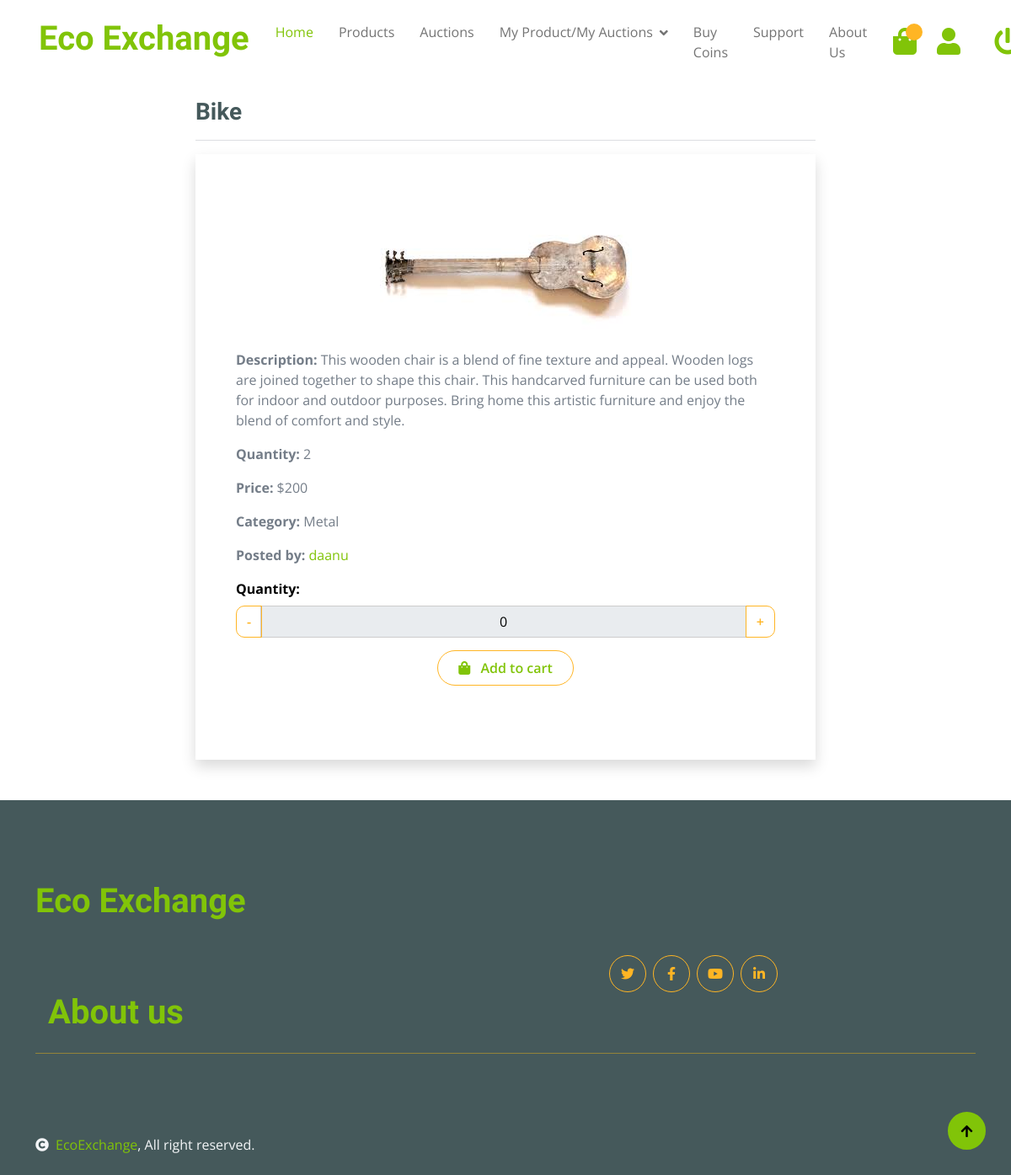
The page /product/6 (signed in) on the database its author committed.
### product/models.py (models this page shows, shortened)
class Product(models.Model):
    CATEGORY_CHOICES = [
        ('PAPER', 'Paper'),
        ('PLASTIC', 'Plastic'),
        ('GLASS', 'Glass'),
        ('METAL', 'Metal'),
        ('ELECTRONICS', 'Electronics'),
        ('ORGANIC', 'Organic'),
        ('TEXTILES', 'Textiles'),
        ('BATTERIES', 'Batteries'),
        ('WOOD', 'Wood'),
        ('RUBBER', 'Rubber'),
        ('MIXED_MATERIALS', 'Mixed Materials'),
    ]
    product_id = models.AutoField(primary_key=True)
    product_name = models.CharField(max_length=255)
    product_description = models.TextField()
    image = models.ImageField(upload_to='img/')
    quantity = models.IntegerField(validators=[MinValueValidator(1)])
    price = models.IntegerField(validators=[MinValueValidator(1)])
    category = models.CharField(max_length=50, choices=CATEGORY_CHOICES)
    user = models.ForeignKey(Member, on_delete=models.CASCADE)

### product/views.py (the view)
@login_required
@permission_required('product.view_product', raise_exception=True)
def product_detail(request, pk):
    try:
        member = Member.objects.get(username=request.user.username)
    except Member.DoesNotExist:
        member = None
    product = get_object_or_404(Product, pk=pk)
    cart_item = CartItem.objects.filter(user=member, product=product).first()
    cart_quantity = cart_item.quantity if cart_item else 0
    visited_products = request.COOKIES.get('visited_products', '')
    visited_products_list = visited_products.split(',') if visited_products else []
    if str(pk) not in visited_products_list:
        if len(visited_products_list) >= 5:
            visited_products_list.pop(0)
        visited_products_list.append(str(pk))
    new_visited_products = ','.join(visited_products_list)
    response = render(
        request,
        template_name='product/product_detail.html',
        context={'product': product, 'cart_quantity': cart_quantity}
    )
    response.set_cookie('visited_products', new_visited_products)
    return response

### product/templates/product/product_detail.html (shortened to what this page needs)
{% extends 'product/base.html' %}
{% load static %}
{% block body %}
    <div class="container">
        <div class="row my-3">
            <div class="col-sm-8 offset-sm-2">
                <h3>{{ product.product_name }}</h3>
                <hr>
                <div class="shadow p-5" data-product-quantity="{{ product.quantity }}">
                    <div class="text-center">
                        <img src="{{ product.image.url }}" alt="{{ product.product_name }}" class="img-fluid mb-3">
                    </div>
                    <p><strong>Description:</strong> {{ product.product_description }}</p>
                    <p><strong>Quantity:</strong> {{ product.quantity }}</p>
                    <p><strong>Price:</strong> ${{ product.price }}</p>
                    <p><strong>Category:</strong> {{ product.get_category_display }}</p>
                    <p><strong>Posted by:</strong> <a href="{% url 'user_details:seller_desc' product.user.id %}">{{ product.user.username }}</a></p>
                    <div class="form-group">
                        <label for="quantity">Quantity:</label>
                        <div class="input-group">
                            <div class="input-group-prepend">
                                <button class="btn btn-outline-secondary" type="button" id="decrease">-</button>
                            </div>
                            <input type="text" id="quantity" name="quantity" class="form-control text-center" value={{ cart_quantity }} readonly>
                            <div class="input-group-append">
                                <button class="btn btn-outline-secondary" type="button" id="increase">+</button>
                            </div>
                        </div>
                    </div>
                    <p style='text-align: center'>
                        <button id="add-to-cart" class="btn border border-secondary rounded-pill px-4 py-2 mb-4 text-primary">
                            <i class="fa fa-shopping-bag me-2 text-primary"></i> Add to cart
                        </button>
                    </p>
                </div>
            </div>
        </div>
    </div>
{% endblock %}

### product/static/product/css/style.css (style rules this page uses)
label { display: inline-block; color: black; }
.form-control { display: block; width: 100%; height: calc(1.5em + 0.75rem + 2px); padding: 0.375rem 0.75rem; font-size: 1rem; font-weight: 400; line-height: 1.5; color: black; background-color: #fff; background-clip: padding-box; border: 1px solid #ced4da; border-radius: 0.25rem; transition: border-color 0.15s ease-in-out, box-shadow 0.15s ease-in-out; }
.btn { font-weight: 600; transition: .5s; }
.btn.border-secondary { transition: 0.5s; }
.form-group { display: flex; flex-wrap: wrap; margin-bottom: 15px; }
.form-group label { flex: 0 0 150px; font-weight: bold; margin-right: 10px; display: flex; align-items: center; }
.form-group input[type="text"], .form-group input[type="email"], .form-group input[type="password"], .form-group select, .form-group textarea { flex: 1; padding: 10px; border: 1px solid #ccc; border-radius: 5px; font-size: 16px; }

### rows shown on the page
Product: product_name "Bike", image (picture), product_description "This wooden chair is a blend of fine texture and appeal. Wooden logs are joined together to shape this chair. This handcarved furniture can be used both for indoor and outdoor purposes. Bring home this artistic furniture and enjoy the blend of comfort and style.", quantity "2", price "200", category "Metal", user.username "daanu"
